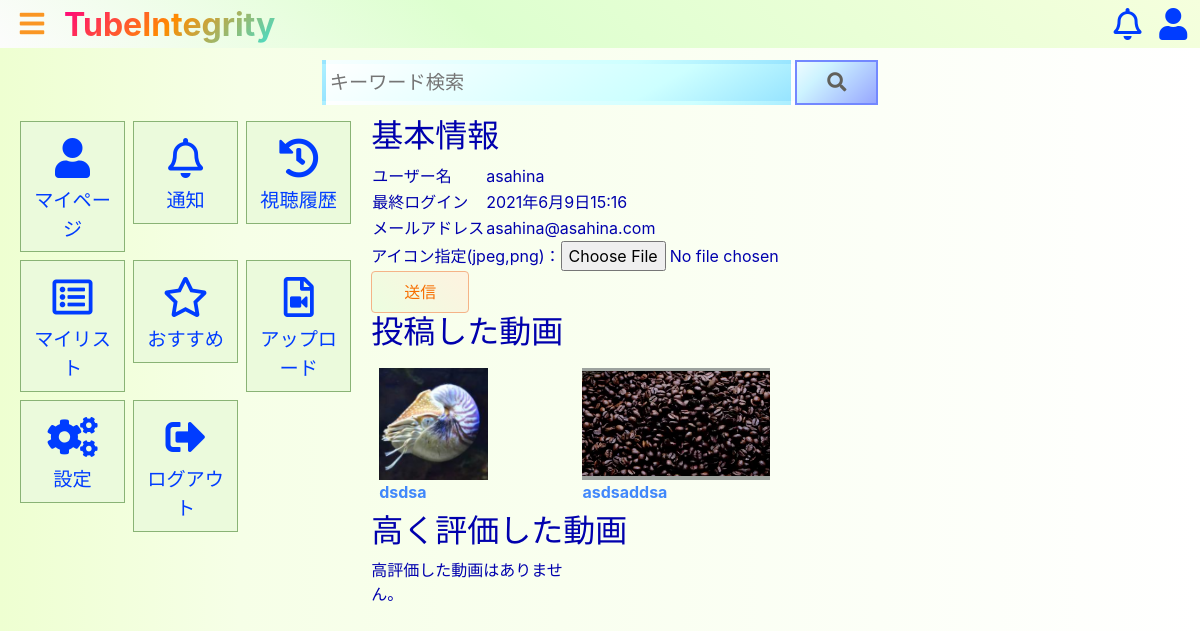
Page /mypage/ (signed in) on the earlier database version.
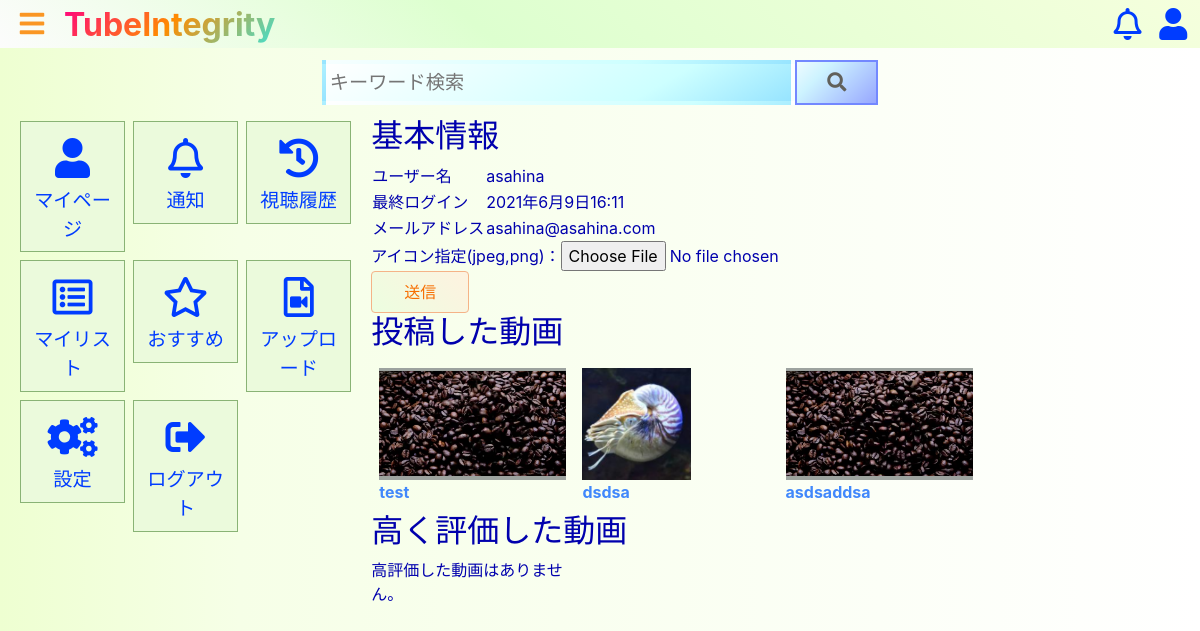
Same page on the later database version.
### users/models.py (models this page shows, shortened)
class CustomUser(AbstractBaseUser, PermissionsMixin):
    username_validator  = UnicodeUsernameValidator()
    id          = models.UUIDField( default=uuid.uuid4, primary_key=True, editable=False )
    username    = models.CharField(
                    _('username'),
                    max_length=150,
                    unique=True,
                    help_text=_('Required. 150 characters or fewer. Letters, digits and @/./+/-/_ only.'),
                    validators=[username_validator],
                    error_messages={
                        'unique': _("A user with that username already exists."),
                    },
                )
    handle_name = models.CharField(verbose_name="Handle_name", max_length=150)
    email       = models.EmailField(_('email address'))  #blank=True消去
    is_staff    = models.BooleanField(
                    _('staff status'),
                    default=False,
                    help_text=_('Designates whether the user can log into this admin site.'),
                )
    is_active   = models.BooleanField(
                    _('active'),
                    default=True,
                    help_text=_(
                        'Designates whether this user should be treated as active. '
                        'Unselect this instead of deleting accounts.'
                    ),
                )
    date_joined = models.DateTimeField(_('date joined'), default=timezone.now)
    usericon    = models.ImageField(verbose_name="ユーザーアイコン", upload_to="tube/usericon/", blank=True, null=True)
    objects     = UserManager()
    EMAIL_FIELD     = 'email'
    USERNAME_FIELD  = 'username'
    REQUIRED_FIELDS = ['email','handle_name']  #ハンドルネーム追加
    class Meta:
        verbose_name        = _('user')
        verbose_name_plural = _('users')

### tube/models.py (models this page shows, shortened)
class Video(models.Model):
    class Meta:
        db_table = "video"
    id       = models.UUIDField(default=uuid.uuid4, primary_key=True, editable=False )
    category = models.ForeignKey(Category, verbose_name="カテゴリ", on_delete=models.PROTECT)
    dt       = models.DateTimeField(verbose_name="投稿日", default=timezone.now)
    title        = models.CharField(verbose_name="タイトル", max_length=50)
    description  = models.CharField(verbose_name="動画説明文", max_length=300)
    movie        = models.FileField(verbose_name="動画", upload_to="tube/movie", blank=True)
    thumbnail    = models.ImageField(verbose_name="サムネイル", upload_to="tube/thumbnail/", null=True)
    user         = models.ForeignKey(settings.AUTH_USER_MODEL, verbose_name="投稿者", on_delete=models.CASCADE)
    edited       = models.BooleanField(default=False)
    mime         = models.TextField(verbose_name="MIMEタイプ", null=True)
    views        = models.IntegerField(verbose_name="再生回数", default=0, validators=[MinValueValidator(0)])

### tube/views.py (the view, shortened to what this page needs)
class MyPageView(LoginRequiredMixin, views.APIView):
    def get(self, request, *args, **kwargs):
        videos = Video.objects.filter(user=request.user.id).order_by("-dt")
        good_videos = GoodVideo.objects.filter(user=request.user.id).order_by("-dt")
        context = {"videos": videos,
                   "good_videos": good_videos}
        return render(request, "tube/mypage.html", context)

### templates/tube/mypage.html (shortened to what this page needs)
{% extends "tube/mypage_base.html" %}
{% load static %}
{% block mypage_content %}
    <h2>基本情報</h2>
    <table>
        <tr>
            <td>ユーザー名</td>
            <td>{{ request.user }}</td>
        </tr>
        <tr>
            <td>最終ログイン</td>
            <td>{{ request.user.last_login }}</td>
        </tr>
        <tr>
            <td>メールアドレス</td>
            <td>{{ request.user.email }}</td>
        </tr>
    </table>
    <form method="POST" action="{% url 'tube:mypage' %}" enctype="multipart/form-data">
        <div>アイコン指定(jpeg,png)：<input type="file" accept=".jpg,.png" name="usericon"></div>
        <input class="btn-gradient-radius" type="submit" value="送信">
    </form>
    <h2>投稿した動画</h2>
    <div class="video_content_list">
        {% for video in videos %}
        <div class="video_content">
            <a class="video_content_link" href="{% url 'tube:single' video.id %}">
                {% if video.thumbnail %}
                <img class="video_thumbnail" src="/media/{{ video.thumbnail }}" alt="{{ video.title }}">
                {% else %}
                <img class="video_thumbnail" src="{% static 'tube/img/no-img.png' %}" alt="{{ video.title }}">
                {% endif %}
                <div class="video_title">{{ video.title }}</div>
            </a>
        </div>
        {% empty %}
        <div class="video_content"><p>投稿した動画はありません。<a href="{% url 'tube:upload' %}">アップロード</a>から投稿できます。</p></div>
        {% endfor %}
    </div>
    <h2>高く評価した動画</h2>
    <div class="video_content_list">
        {% for video in good_videos %}
        <div class="video_content">
            <a class="video_content_link" href="{% url 'tube:single' video.target.id %}">
                {% if video.target.thumbnail %}
                <img class="video_thumbnail" src="/media/{{ video.target.thumbnail }}" alt="{{ video.target.title }}">
                {% else %}
                <img class="video_thumbnail" src="{% static 'tube/img/no-img.png' %}" alt="{{ video.target.title }}">
                {% endif %}
                <div class="video_title">{{ video.target.title }}</div>
            </a>
        </div>
        {% empty %}
        <div class="video_content"><p>高評価した動画はありません。</div>
        {% endfor %}
    </div>
{% endblock %}

Differences in the rows shown:
changed CustomUser "asahina": user.last_login "2021年6月9日15:16" → "2021年6月9日16:11"
added Video: thumbnail (picture), title "test"
